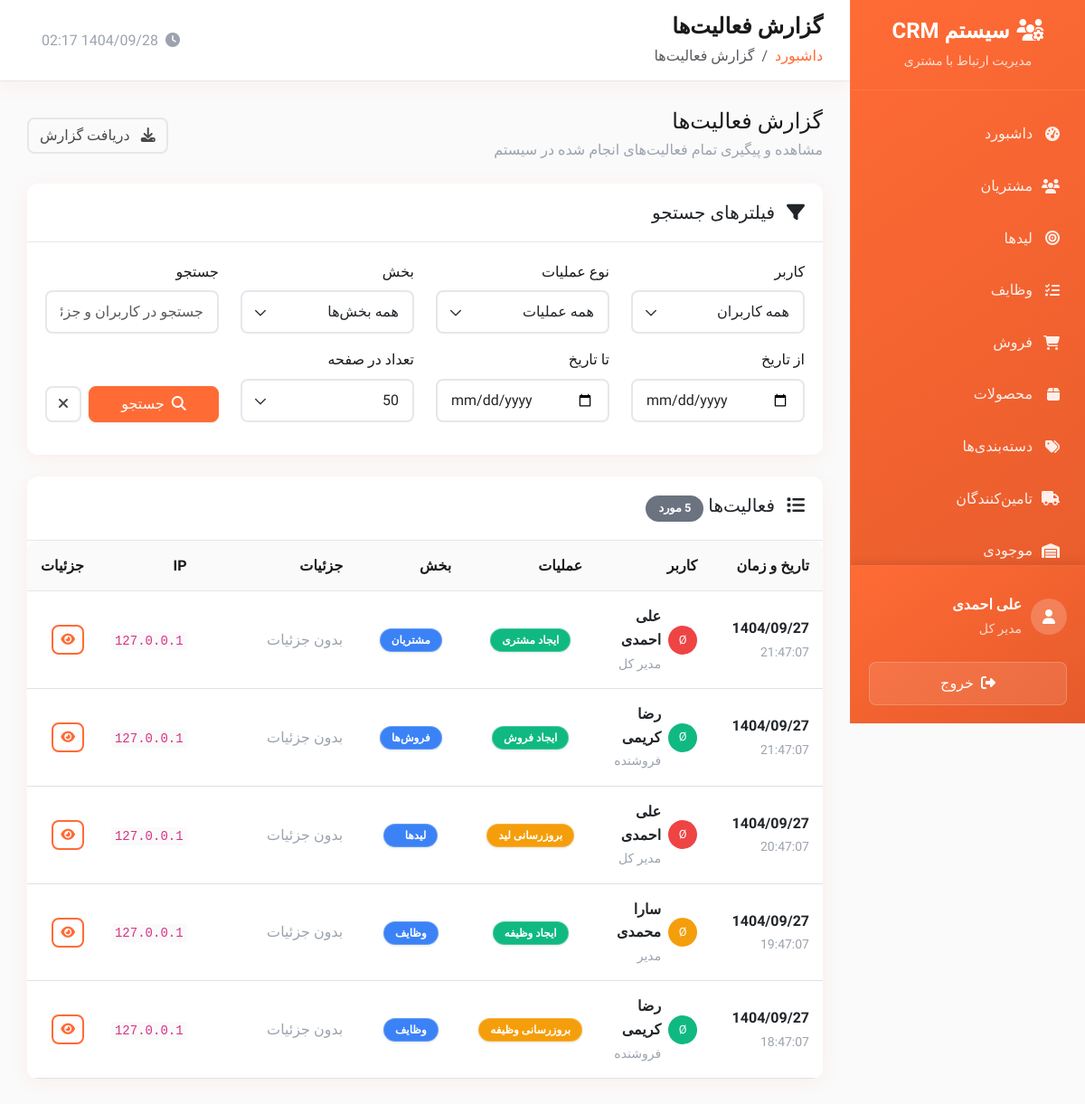
Screenshot of /public/activity_logs.php (signed in) with the database file from the repository.
### tables this page shows
CREATE TABLE users (
    id INT AUTO_INCREMENT PRIMARY KEY,
    username VARCHAR(50) UNIQUE NOT NULL,
    email VARCHAR(100) UNIQUE NOT NULL,
    password VARCHAR(255) NOT NULL,
    first_name VARCHAR(50) NOT NULL,
    last_name VARCHAR(50) NOT NULL,
    mobile VARCHAR(15),
    phone VARCHAR(20),
    avatar VARCHAR(255),
    role ENUM('admin', 'manager', 'sales', 'user') DEFAULT 'user',
    status ENUM('active', 'inactive', 'suspended') DEFAULT 'active',
    department VARCHAR(100),
    position VARCHAR(100),
    hire_date DATE,
    salary DECIMAL(10,2),
    address TEXT,
    notes TEXT,
    last_login DATETIME,
    failed_login_attempts INT DEFAULT 0,
    locked_until DATETIME NULL,
    created_at TIMESTAMP DEFAULT CURRENT_TIMESTAMP,
    updated_at TIMESTAMP DEFAULT CURRENT_TIMESTAMP ON UPDATE CURRENT_TIMESTAMP
);

CREATE TABLE activity_logs (
    id INT AUTO_INCREMENT PRIMARY KEY,
    user_id INT,
    action VARCHAR(50) NOT NULL,
    table_name VARCHAR(50),
    record_id INT,
    old_values JSON NULL,
    new_values JSON NULL,
    details TEXT NULL,
    ip_address VARCHAR(45),
    user_agent TEXT,
    created_at TIMESTAMP DEFAULT CURRENT_TIMESTAMP,
    FOREIGN KEY (user_id) REFERENCES users(id) ON DELETE SET NULL
);

### public/activity_logs.php (the view, shortened to what the rows shown need)
<?php
$page_title = 'گزارش فعالیت‌ها';
require_once __DIR__ . '/../private/database.php';
require_once __DIR__ . '/../private/auth.php';
require_once __DIR__ . '/../private/functions.php';
$per_page = (int)($_GET['per_page'] ?? 50);
$page = (int)($_GET['page'] ?? 1);
$params = [];
$where_clause = '';
try {
    $offset = ($page - 1) * $per_page;
    $query = "
        SELECT
            al.*,
            CONCAT(u.first_name, ' ', u.last_name) as user_name,
            u.role as user_role
        FROM activity_logs al
        LEFT JOIN users u ON al.user_id = u.id
        $where_clause
        ORDER BY al.created_at DESC
        LIMIT $per_page OFFSET $offset
    ";
    $stmt = $pdo->prepare($query);
    $stmt->execute($params);
    $activities = $stmt->fetchAll();
} catch (PDOException $e) {
    error_log("خطا در دریافت لاگ فعالیت‌ها: " . $e->getMessage());
    $activities = [];
    $total_records = 0;
    $total_pages = 0;
}
include __DIR__ . '/../private/header.php';
?>
<div class="card">
    <div class="card-body p-0">
        <?php if (empty($activities)): ?>
            <div class="text-center py-5">
                <i class="fas fa-history fa-3x text-muted mb-3"></i>
                <h5 class="text-muted">هیچ فعالیتی یافت نشد</h5>
                <p class="text-muted">با تغییر فیلترها مجدداً جستجو کنید</p>
            </div>
        <?php else: ?>
            <div class="table-responsive">
                <table class="table table-hover mb-0">
                    <thead class="table-light">
                        <tr>
                            <th width="15%">تاریخ و زمان</th>
                            <th width="15%">کاربر</th>
                            <th width="15%">عملیات</th>
                            <th width="10%">بخش</th>
                            <th width="30%">جزئیات</th>
                            <th width="10%">IP</th>
                            <th width="5%">جزئیات</th>
                        </tr>
                    </thead>
                    <tbody>
                        <?php foreach ($activities as $activity): ?>
                            <tr>
                                <td>
                                    <div class="fw-bold"><?php echo formatPersianDate($activity['created_at'], 'Y/m/d'); ?></div>
                                    <small class="text-muted"><?php echo formatPersianDate($activity['created_at'], 'H:i:s'); ?></small>
                                </td>
                                <td>
                                    <div class="d-flex align-items-center">
                                        <div class="user-avatar me-2" style="width: 32px; height: 32px; background: var(--<?php echo getRoleClass($activity['user_role']); ?>-color); border-radius: 50%; display: flex; align-items: center; justify-content: center; color: white; font-size: 0.8rem;">
                                            <?php echo strtoupper(substr($activity['user_name'] ?? 'U', 0, 1)); ?>
                                        </div>
                                        <div>
                                            <div class="fw-bold"><?php echo htmlspecialchars($activity['user_name'] ?? 'کاربر حذف شده'); ?></div>
                                            <?php if ($activity['user_role']): ?>
                                                <small class="text-muted"><?php echo getRoleTitle($activity['user_role']); ?></small>
                                            <?php endif; ?>
                                        </div>
                                    </div>
                                </td>
                                <td>
                                    <span class="badge bg-<?php echo getActionClass($activity['action']); ?>">
                                        <?php echo getActionTitle($activity['action']); ?>
                                    </span>
                                </td>
                                <td>
                                    <?php if ($activity['table_name']): ?>
                                        <span class="badge bg-info">
                                            <?php echo getTableTitle($activity['table_name']); ?>
                                        </span>
                                    <?php else: ?>
                                        <span class="text-muted">-</span>
                                    <?php endif; ?>
                                </td>
                                <td>
                                    <?php if ($activity['details']): ?>
                                        <div class="activity-details">
                                            <?php
                                            $details = $activity['details'];
                                            if (strlen($details) > 100) {
                                                echo '<span class="details-short">' . htmlspecialchars(substr($details, 0, 100)) . '...</span>';
                                                echo '<span class="details-full d-none">' . htmlspecialchars($details) . '</span>';
                                                echo '<a href="#" class="toggle-details text-primary ms-1" onclick="toggleDetails(this); return false;">نمایش بیشتر</a>';
                                            } else {
                                                echo htmlspecialchars($details);
                                            }
                                            ?>
                                        </div>
                                    <?php else: ?>
                                        <span class="text-muted">بدون جزئیات</span>
                                    <?php endif; ?>
                                </td>
                                <td>
                                    <?php if ($activity['ip_address']): ?>
                                        <code class="small"><?php echo htmlspecialchars($activity['ip_address']); ?></code>
                                    <?php else: ?>
                                        <span class="text-muted">-</span>
                                    <?php endif; ?>
                                </td>
                                <td>
                                    <?php if ($activity['table_name'] && $activity['record_id']): ?>
                                        <a href="#" class="btn btn-outline-primary btn-sm"
                                           onclick="showActivityModal(<?php echo htmlspecialchars(json_encode($activity)); ?>)">
                                            <i class="fas fa-eye"></i>
                                        </a>
                                    <?php else: ?>
                                        <span class="text-muted">-</span>
                                    <?php endif; ?>
                                </td>
                            </tr>
                        <?php endforeach; ?>
                    </tbody>
                </table>
            </div>
        <?php endif; ?>
    </div>
</div>
<?php include __DIR__ . '/../private/footer.php'; ?>

### private/header.php (shortened to what the rows shown need)
<?php
$current_user = getCurrentUser();
?>
<!DOCTYPE html>
<html lang="fa" dir="rtl">
<head>
    <link href="https://cdn.jsdelivr.net/npm/bootstrap@5.3.0/dist/css/bootstrap.rtl.min.css" rel="stylesheet">
    <link href="https://cdnjs.cloudflare.com/ajax/libs/font-awesome/6.4.0/css/all.min.css" rel="stylesheet">
    <link href="https://cdn.jsdelivr.net/npm/chart.js@3.9.1/dist/chart.min.css" rel="stylesheet">
</head>
<body>
    <div class="sidebar" id="sidebar">
            <?php if (hasRole('admin')): ?>
            <a href="settings.php" class="menu-item <?php echo basename($_SERVER['PHP_SELF']) == 'settings.php' ? 'active' : ''; ?>">
                <i class="fas fa-cog"></i>
                تنظیمات
            </a>
            <a href="users.php" class="menu-item <?php echo basename($_SERVER['PHP_SELF']) == 'users.php' ? 'active' : ''; ?>">
                <i class="fas fa-user-cog"></i>
                کاربران
            </a>
            <?php endif; ?>
        <div class="sidebar-user">
            <div class="user-info">
                <div>
                    <div class="fw-bold"><?php echo htmlspecialchars($current_user['first_name'] . ' ' . $current_user['last_name']); ?></div>
                    <small class="opacity-75"><?php echo getRoleTitle($current_user['role']); ?></small>
                </div>
            </div>
        </div>
    </div>
    <div class="main-content">
        <div class="top-nav d-flex justify-content-between align-items-center">
            <div>
                <h1 class="nav-title"><?php echo isset($page_title) ? $page_title : 'داشبورد'; ?></h1>
            </div>
        </div>
        <div class="content">

### rows the page displays
users: first_name+last_name "علی احمدی", role "مدیر کل"
activity_logs: created_at "1404/09/27", created_at "21:47:07", user_name "Ø", user_name "علی احمدی", user.role "مدیر کل", action "ایجاد مشتری", table_name "مشتریان", shows "بدون جزئیات", ip_address "127.0.0.1"
activity_logs: created_at "1404/09/27", created_at "21:47:07", user_name "Ø", user_name "رضا کریمی", user.role "فروشنده", action "ایجاد فروش", table_name "فروش‌ها", shows "بدون جزئیات", ip_address "127.0.0.1"
activity_logs: created_at "1404/09/27", created_at "20:47:07", user_name "Ø", user_name "علی احمدی", user.role "مدیر کل", action "بروزرسانی لید", table_name "لیدها", shows "بدون جزئیات", ip_address "127.0.0.1"
activity_logs: created_at "1404/09/27", created_at "19:47:07", user_name "Ø", user_name "سارا محمدی", user.role "مدیر", action "ایجاد وظیفه", table_name "وظایف", shows "بدون جزئیات", ip_address "127.0.0.1"
activity_logs: created_at "1404/09/27", created_at "18:47:07", user_name "Ø", user_name "رضا کریمی", user.role "فروشنده", action "بروزرسانی وظیفه", table_name "وظایف", shows "بدون جزئیات", ip_address "127.0.0.1"

### other values shown
$page_title "گزارش فعالیت‌ها"
$item['title'] "داشبورد"
$item['title'] "گزارش فعالیت‌ها"
$total_records "5"
